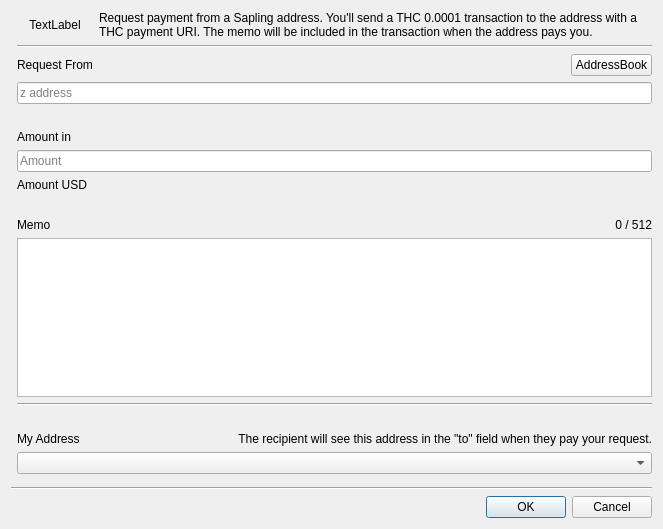
<?xml version="1.0" encoding="UTF-8"?>
<ui version="4.0">
 <class>RequestDialog</class>
 <widget class="QDialog" name="RequestDialog">
  <property name="geometry">
   <rect>
    <x>0</x>
    <y>0</y>
    <width>663</width>
    <height>529</height>
   </rect>
  </property>
  <property name="windowTitle">
   <string>Payment Request</string>
  </property>
  <layout class="QGridLayout" name="gridLayout">
   <item row="18" column="1" colspan="3">
    <widget class="AddressCombo" name="cmbMyAddress"/>
   </item>
   <item row="2" column="3">
    <layout class="QHBoxLayout" name="horizontalLayout">
     <item>
      <spacer name="horizontalSpacer">
       <property name="orientation">
        <enum>Qt::Horizontal</enum>
       </property>
       <property name="sizeHint" stdset="0">
        <size>
         <width>40</width>
         <height>20</height>
        </size>
       </property>
      </spacer>
     </item>
     <item>
      <widget class="QPushButton" name="btnAddressBook">
       <property name="text">
        <string>AddressBook</string>
       </property>
      </widget>
     </item>
    </layout>
   </item>
   <item row="21" column="0" colspan="4">
    <widget class="Line" name="line">
     <property name="orientation">
      <enum>Qt::Horizontal</enum>
     </property>
    </widget>
   </item>
   <item row="2" column="1">
    <widget class="QLabel" name="lblAddress">
     <property name="text">
      <string>Request From</string>
     </property>
    </widget>
   </item>
   <item row="15" column="1">
    <widget class="QLabel" name="label_2">
     <property name="text">
      <string>My Address</string>
     </property>
    </widget>
   </item>
   <item row="5" column="1" colspan="3">
    <widget class="QLabel" name="lblSaplingWarning">
     <property name="styleSheet">
      <string notr="true">color: red;</string>
     </property>
     <property name="text">
      <string/>
     </property>
    </widget>
   </item>
   <item row="6" column="1">
    <widget class="QLabel" name="lblAmount">
     <property name="text">
      <string>Amount in </string>
     </property>
    </widget>
   </item>
   <item row="10" column="1">
    <widget class="QLabel" name="label">
     <property name="text">
      <string/>
     </property>
    </widget>
   </item>
   <item row="24" column="2" colspan="2">
    <widget class="QDialogButtonBox" name="buttonBox">
     <property name="orientation">
      <enum>Qt::Horizontal</enum>
     </property>
     <property name="standardButtons">
      <set>QDialogButtonBox::Cancel|QDialogButtonBox::Ok</set>
     </property>
    </widget>
   </item>
   <item row="14" column="1">
    <widget class="QLabel" name="label_4">
     <property name="text">
      <string/>
     </property>
    </widget>
   </item>
   <item row="4" column="1" colspan="3">
    <widget class="QLineEdit" name="txtFrom">
     <property name="sizePolicy">
      <sizepolicy hsizetype="Minimum" vsizetype="Fixed">
       <horstretch>0</horstretch>
       <verstretch>0</verstretch>
      </sizepolicy>
     </property>
     <property name="alignment">
      <set>Qt::AlignLeading|Qt::AlignLeft|Qt::AlignVCenter</set>
     </property>
     <property name="placeholderText">
      <string>z address</string>
     </property>
    </widget>
   </item>
   <item row="1" column="1" colspan="3">
    <widget class="Line" name="line_3">
     <property name="orientation">
      <enum>Qt::Horizontal</enum>
     </property>
    </widget>
   </item>
   <item row="12" column="1" colspan="3">
    <widget class="MemoEdit" name="txtMemo">
     <property name="sizePolicy">
      <sizepolicy hsizetype="Expanding" vsizetype="Preferred">
       <horstretch>0</horstretch>
       <verstretch>0</verstretch>
      </sizepolicy>
     </property>
    </widget>
   </item>
   <item row="7" column="1" colspan="3">
    <widget class="QLineEdit" name="txtAmount">
     <property name="alignment">
      <set>Qt::AlignLeading|Qt::AlignLeft|Qt::AlignVCenter</set>
     </property>
     <property name="placeholderText">
      <string>Amount</string>
     </property>
    </widget>
   </item>
   <item row="13" column="1" colspan="3">
    <widget class="Line" name="line_2">
     <property name="orientation">
      <enum>Qt::Horizontal</enum>
     </property>
    </widget>
   </item>
   <item row="15" column="3">
    <widget class="QLabel" name="lblAddressInfo">
     <property name="text">
      <string>The recipient will see this address in the &quot;to&quot; field when they pay your request.</string>
     </property>
     <property name="alignment">
      <set>Qt::AlignRight|Qt::AlignTrailing|Qt::AlignVCenter</set>
     </property>
    </widget>
   </item>
   <item row="11" column="3">
    <widget class="QLabel" name="lblMemoLen">
     <property name="text">
      <string notr="true">0 / 512</string>
     </property>
     <property name="alignment">
      <set>Qt::AlignRight|Qt::AlignTrailing|Qt::AlignVCenter</set>
     </property>
    </widget>
   </item>
   <item row="9" column="1">
    <widget class="QLabel" name="txtAmountUSD">
     <property name="text">
      <string>Amount USD</string>
     </property>
     <property name="alignment">
      <set>Qt::AlignLeading|Qt::AlignLeft|Qt::AlignVCenter</set>
     </property>
    </widget>
   </item>
   <item row="20" column="1">
    <spacer name="verticalSpacer">
     <property name="orientation">
      <enum>Qt::Vertical</enum>
     </property>
     <property name="sizeHint" stdset="0">
      <size>
       <width>20</width>
       <height>40</height>
      </size>
     </property>
    </spacer>
   </item>
   <item row="11" column="1">
    <widget class="QLabel" name="label_3">
     <property name="text">
      <string>Memo</string>
     </property>
    </widget>
   </item>
   <item row="0" column="1">
    <widget class="QLabel" name="lblPixmap">
     <property name="text">
      <string>TextLabel</string>
     </property>
     <property name="alignment">
      <set>Qt::AlignCenter</set>
     </property>
    </widget>
   </item>
   <item row="0" column="2" colspan="2">
    <widget class="QLabel" name="lblHeader">
     <property name="text">
      <string>Request payment from a Sapling address. You'll send a THC 0.0001 transaction to the address with a THC payment URI. The memo will be included in the transaction when the address pays you.</string>
     </property>
     <property name="wordWrap">
      <bool>true</bool>
     </property>
    </widget>
   </item>
  </layout>
 </widget>
 <customwidgets>
  <customwidget>
   <class>MemoEdit</class>
   <extends>QPlainTextEdit</extends>
   <header>memoedit.h</header>
  </customwidget>
  <customwidget>
   <class>AddressCombo</class>
   <extends>QComboBox</extends>
   <header>addresscombo.h</header>
  </customwidget>
 </customwidgets>
 <tabstops>
  <tabstop>txtAmount</tabstop>
  <tabstop>txtMemo</tabstop>
 </tabstops>
 <resources/>
 <connections>
  <connection>
   <sender>buttonBox</sender>
   <signal>accepted()</signal>
   <receiver>RequestDialog</receiver>
   <slot>accept()</slot>
   <hints>
    <hint type="sourcelabel">
     <x>248</x>
     <y>254</y>
    </hint>
    <hint type="destinationlabel">
     <x>157</x>
     <y>274</y>
    </hint>
   </hints>
  </connection>
  <connection>
   <sender>buttonBox</sender>
   <signal>rejected()</signal>
   <receiver>RequestDialog</receiver>
   <slot>reject()</slot>
   <hints>
    <hint type="sourcelabel">
     <x>316</x>
     <y>260</y>
    </hint>
    <hint type="destinationlabel">
     <x>286</x>
     <y>274</y>
    </hint>
   </hints>
  </connection>
 </connections>
</ui>
